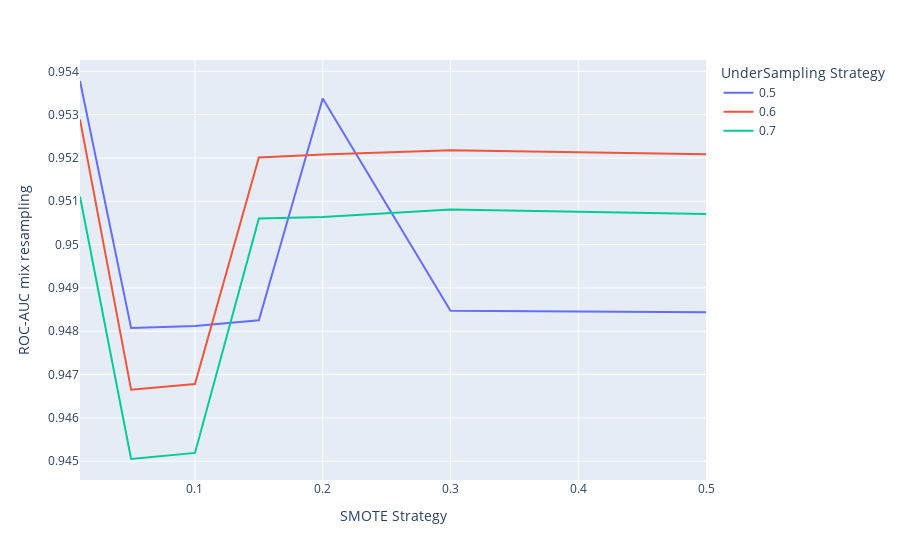

Source (notebook cell):
### Code cell
scores_mix_resampling= pd.DataFrame({
    'SMOTE Strategy': strat_smote,
    'UnderSampling Strategy': strat_under,
    'ROC-AUC mix resampling': roc_auc_mix
})
scores_mix_resampling
px.line(scores_mix_resampling, x='SMOTE Strategy', y='ROC-AUC mix resampling', color='UnderSampling Strategy')

### Figure 1 — Plotly figure (JSON) as saved in the notebook; plotly's stock layout.template omitted (floating-point values rounded to 4 significant figures)
{"data": [{"hovertemplate": "UnderSampling Strategy=0.5<br>SMOTE Strategy=%{x}<br>ROC-AUC mix resampling=%{y}<extra></extra>", "legendgroup": "0.5", "line": {"color": "#636efa", "dash": "solid"}, "marker": {"symbol": "circle"}, "mode": "lines", "name": "0.5", "orientation": "v", "showlegend": true, "type": "scatter", "x": [0.01, 0.05, 0.1, 0.15, 0.2, 0.3, 0.5], "xaxis": "x", "y": [0.9538, 0.9481, 0.9481, 0.9483, 0.9534, 0.9485, 0.9484], "yaxis": "y"}, {"hovertemplate": "UnderSampling Strategy=0.6<br>SMOTE Strategy=%{x}<br>ROC-AUC mix resampling=%{y}<extra></extra>", "legendgroup": "0.6", "line": {"color": "#EF553B", "dash": "solid"}, "marker": {"symbol": "circle"}, "mode": "lines", "name": "0.6", "orientation": "v", "showlegend": true, "type": "scatter", "x": [0.01, 0.05, 0.1, 0.15, 0.2, 0.3, 0.5], "xaxis": "x", "y": [0.9529, 0.9467, 0.9468, 0.952, 0.9521, 0.9522, 0.9521], "yaxis": "y"}, {"hovertemplate": "UnderSampling Strategy=0.7<br>SMOTE Strategy=%{x}<br>ROC-AUC mix resampling=%{y}<extra></extra>", "legendgroup": "0.7", "line": {"color": "#00cc96", "dash": "solid"}, "marker": {"symbol": "circle"}, "mode": "lines", "name": "0.7", "orientation": "v", "showlegend": true, "type": "scatter", "x": [0.01, 0.05, 0.1, 0.15, 0.2, 0.3, 0.5], "xaxis": "x", "y": [0.9511, 0.9451, 0.9452, 0.9506, 0.9506, 0.9508, 0.9507], "yaxis": "y"}], "layout": {"legend": {"title": {"text": "UnderSampling Strategy"}, "tracegroupgap": 0}, "margin": {"t": 60}, "xaxis": {"anchor": "y", "domain": [0, 1], "title": {"text": "SMOTE Strategy"}}, "yaxis": {"anchor": "x", "domain": [0, 1], "title": {"text": "ROC-AUC mix resampling"}}}}
